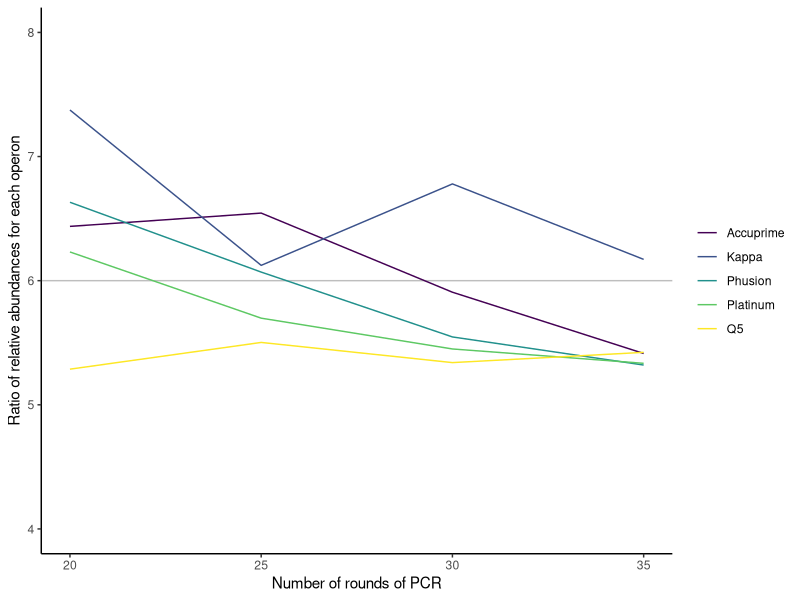
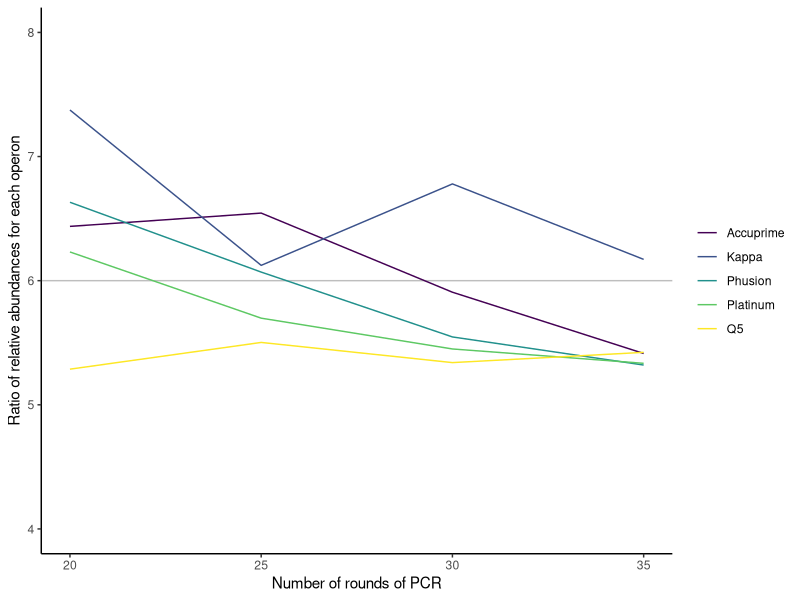

Generate these figures, in order, with R:
library(tidyverse)
library(viridis)

read_tsv("data/process/mock_bias_salmonella.tsv") %>%
	ggplot(aes(x=rounds, y=ratio, group=polymerase, color=polymerase)) +
		geom_hline(aes(yintercept=6), col="gray") +
		geom_line() +
		coord_cartesian(ylim=c(4,8)) +
		labs(y="Ratio of relative abundances for each operon", x="Number of rounds of PCR") +
		scale_color_manual(name=NULL,
												breaks=c("ACC", "K", "PHU", "PL", "Q5"),
												labels=c("Accuprime", "Kappa", "Phusion", "Platinum", "Q5"),
												values=viridis(5)) +
		theme_classic()

ggsave("results/figures/salmonella_bias.pdf", width=6.875, height=6)
